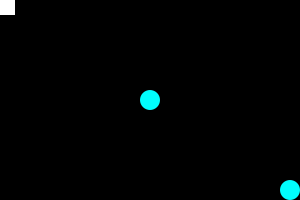
Frame 1 (no input)
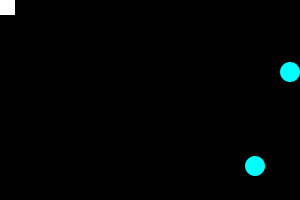
Frame 60 (the mouse pressed at the canvas centre just before this capture)
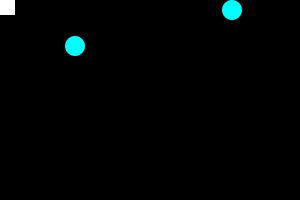
Frame 120 (the mouse held since frame 60 and released just before this capture)

The Processing sketch that drew these frames (run headless with seeded random() and noise(); from frame 60 on, the mouse is pressed at the canvas centre):

// Processing sketch: MovingBalls
// ── MovingBalls.pde
/*
Nicholas Miller
This is part 3!
There is a square block of size 30x30 at the upper-left corner of a region
There are two balls moving in the region.
One is moving along the edges.
The other one is bouncing between the edges of the region and the edges of the block.
*/

int squareSize = 30;

int xPosBB = 0;
int yPosBB = 0;
int sizeBB = 20;
int deltaXBB = 0;
int deltaYBB = 0;

int xPosMB = 140;
int yPosMB = 90;
int sizeMB = 20;
int deltaXMB = 0;
int deltaYMB = 0;

void setup() {
  size(300, 200);
  rectMode(CENTER);
  ellipseMode(CENTER);
  background(0);
  noStroke();
  strokeWeight(2);
  
  deltaXBB = int(random(3)) + 2;
  deltaYBB = int(random(3)) + 2;
  
  deltaXMB = 0;
  deltaYMB = -2;
}

void draw() {
  background(0);
  translate(width/2, height/2);  
  
  drawSquareBlock();
  
  drawBouncingBall();
  xPosBB += deltaXBB;
  yPosBB += deltaYBB;
  
  drawMovingBall();
  xPosMB += deltaXMB;
  yPosMB += deltaYMB;
  
  checkForCollision();
  
}

void drawSquareBlock() {
  fill(255);
  rect(-width/2, -height/2, squareSize, squareSize);
}

void drawBouncingBall() {
  fill(0, 255, 255);
  ellipse(xPosBB, yPosBB, sizeBB, sizeBB); 
}

void drawMovingBall() {
  fill(0, 255, 255);
  ellipse(xPosMB, yPosMB, sizeMB, sizeMB); 
}

void checkForCollision() {
  
  //For bouncing ball
  if (yPosBB < -height/2 + 10 || yPosBB > height/2 - 10) {
    deltaYBB = -deltaYBB;
  }
  if (xPosBB > width/2 - 10 || xPosBB < -width/2 + 10) {
    deltaXBB = -deltaXBB;
  }
  if (xPosBB < -width/2 + 10 + squareSize/2 && yPosBB < -height/2 + 12 + squareSize/2) {
    deltaXBB = -deltaXBB;
    deltaYBB = -deltaYBB;
  }
  
  //For ball moving around the sides of the frame
  if (yPosMB < -height/2 + 12 && xPosMB > 0 && yPosMB < 0 && deltaYMB < 0) {
    deltaXMB = -2;
    deltaYMB = 0;
  }
  if (xPosMB < -width/2 + 10 + squareSize/2 && yPosMB < height/2 - 12 && xPosMB < 0 && deltaXMB < 0) {
    deltaXMB = 0;
    deltaYMB = 2;
  }
  if (xPosMB < -width/2 + 10 + squareSize/2 && yPosMB > -height/2 + 25 && yPosMB < -height/2 + 50 && xPosMB < 0 && deltaYMB > 0) {
    deltaXMB = -2;
    deltaYMB = 0;
  }
  if (xPosMB < -width/2 + 12 && yPosMB < 0 && xPosMB < 0 && deltaXMB < 0) {
    deltaXMB = 0;
    deltaYMB = 2;
  }  
  if (yPosMB > height/2 - 12 && xPosMB < 0 && yPosMB > 0 && deltaYMB > 0) {
  deltaXMB = 2;
  deltaYMB = 0;
  }
  if (xPosMB > width/2 - 12 && xPosMB > 0 && yPosMB > 0 && deltaXMB > 0) {
  deltaXMB = 0;
  deltaYMB = -2;
  }
}
